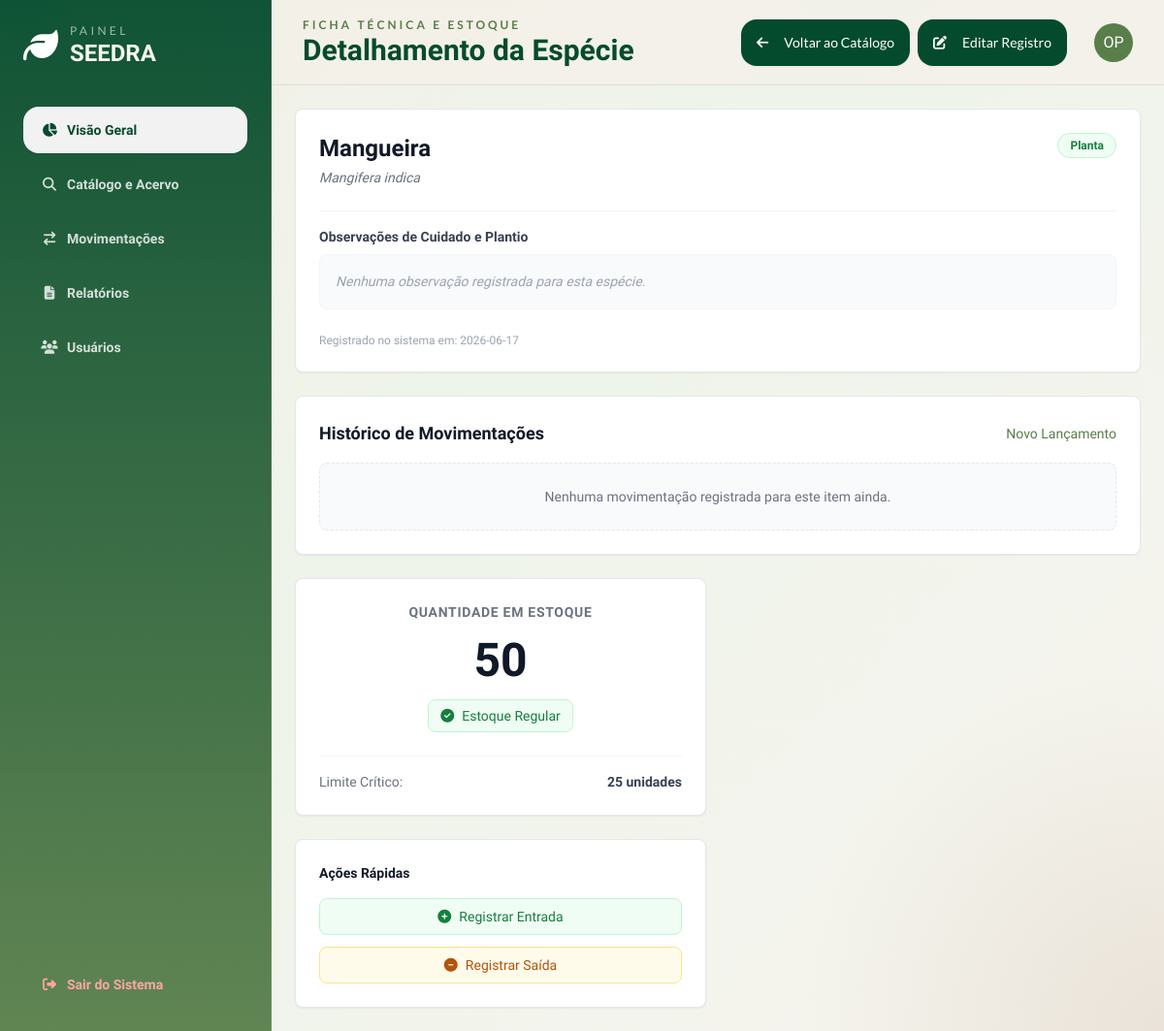
Page /catalogo/1 (signed in) on the committed database.
### models.py (models this page shows)
class Item(db.Model):
    __tablename__= 'items'
    id = db.Column(db.Integer, primary_key = True)
    nome = db.Column(db.String(50), nullable = False, unique = True)
    quantidade = db.Column(db.Integer, nullable = True)
    n_cientifico = db.Column(db.String(50), nullable = False , unique = True)
    categoria = db.Column(db.String(20), nullable = False)
    deficit_limit = db.Column(db.Integer)
    obs = db.Column(db.Text)
    data_cadastro = db.Column(db.Date, nullable = False)
    movimentacoes = db.relationship('Movimentacao', backref = 'Item', lazy = True)
    def em_deficit(self):
        return self.quantidade < self.deficit_limit

### app.py (the view)
@app.route('/catalogo/<int:id>', methods=['GET'])
@login_required
def detalhes_item(id):
    item = Item.query.get_or_404(id)
    return render_template('detalhes_item.html', item=item)

### app.py (called while the page is built)
def login_required(f):
  @wraps(f)
  def decorated_function(*args, **kwargs):
      if 'usuarios_id' not in session:
         flash("Faça login primeiro!", 'erro')
         return redirect(url_for('login'))
      return f(*args, **kwargs)
  return decorated_function

### templates/detalhes_item.html (shortened to what this page needs)
{% extends 'base.html' %}
{% block header_subtitle %}Ficha Técnica e Estoque{% endblock %}
{% block header_title %}Detalhamento da Espécie{% endblock %}
{% block header_actions %}
<div class="flex gap-2">
    <a href="{{ url_for('catalogo') }}" class=" inline-flex items-center justify-center px-4 py-2 text-sm font-medium btn rounded-2xl border-0 bg-seedra-leafDark hover:bg-seedra-leafMid text-white font-lato">
        <i class="fa-solid fa-arrow-left mr-2"></i> Voltar ao Catálogo
    </a>
    <a href="{{ url_for('editar_item', id=item.id) }}" class="inline-flex items-center justify-center px-4 py-2 text-sm font-medium btn rounded-2xl border-0 bg-seedra-leafDark hover:bg-seedra-leafMid text-white font-lato">
        <i class="fa-solid fa-pen-to-square mr-2"></i> Editar Registro
    </a>
    </div>
{% endblock %}
{% block content %}
<div class="grid grid-cols-1 lg:grid-cols-2 gap-6">
    <div class="lg:col-span-2 flex flex-col gap-6">
        <div class="bg-white border border-gray-200 rounded-lg shadow-sm p-6">
            <div class="flex justify-between items-start mb-6">
                <div>
                    <h3 class="text-2xl font-bold text-gray-900">{{ item.nome }}</h3>
                    <p class="text-sm text-gray-500 italic mt-1">{{ item.n_cientifico }}</p>
                </div>
                <span class="px-3 py-1 bg-green-50 text-green-700 text-xs font-semibold rounded-full border border-green-200">
                    {{ item.categoria }}
                </span>
            </div>
            <div class="border-t border-gray-100 pt-4 mt-4">
                <h4 class="text-sm font-semibold text-gray-700 mb-2">Observações de Cuidado e Plantio</h4>
                <p class="text-sm text-gray-600 leading-relaxed bg-gray-50 p-4 rounded-lg border border-gray-100">
                    {% if item.obs %}
                        {{ item.obs }}
                    {% else %}
                        <span class="text-gray-400 italic">Nenhuma observação registrada para esta espécie.</span>
                    {% endif %}
                </p>
            </div>
            <div class="mt-6 text-xs text-gray-400">
                Registrado no sistema em: {{ item.data_cadastro }}
            </div>
        </div>
        <div class="bg-white border border-gray-200 rounded-lg shadow-sm p-6">
            <div class="flex justify-between items-center mb-4">
                <h3 class="text-lg font-bold text-gray-900">Histórico de Movimentações</h3>
                <a href="{{ url_for('movimentacao') }}" class="text-sm text-seedra-leafMid hover:text-seedra-leafDark font-medium hover:underline">Novo Lançamento</a>
            </div>
            {% if item.movimentacoes %}
                <div class="overflow-x-auto">
                    <table class="w-full text-sm text-left text-gray-500 mt-2">
                        <thead class="text-xs text-gray-700 uppercase bg-gray-50 border-b border-gray-200">
                            <tr>
                                <th scope="col" class="px-4 py-2 font-semibold">Data</th>
                                <th scope="col" class="px-4 py-2 font-semibold">Tipo</th>
                                <th scope="col" class="px-4 py-2 font-semibold">Qtd</th>
                                <th scope="col" class="px-4 py-2 font-semibold">Justificativa</th>
                            </tr>
                        </thead>
                        <tbody>
                            {% for mov in item.movimentacoes|sort(attribute='data_move', reverse=true) %}
                            <tr class="border-b border-gray-50 hover:bg-gray-50">
                                <td class="px-4 py-3 whitespace-nowrap">{{ mov.data_move.strftime('%d/%m/%Y') }}</td>
                                <td class="px-4 py-3">
                                    {% if mov.tipo == 'entrada' %}
                                        <span class="text-green-600 font-medium"><i class="fa-solid fa-arrow-down mr-1"></i> Entrada</span>
                                    {% else %}
                                        <span class="text-amber-600 font-medium"><i class="fa-solid fa-arrow-up mr-1"></i> Saída</span>
                                    {% endif %}
                                </td>
                                <td class="px-4 py-3 font-bold text-gray-900">{{ mov.quantidade }}</td>
                                <td class="px-4 py-3 text-gray-600">{{ mov.justificativa }}</td>
                            </tr>
                            {% endfor %}
                        </tbody>
                    </table>
                </div>
            {% else %}
                <div class="text-center py-6 bg-gray-50 rounded-lg border border-dashed border-gray-200">
                    <p class="text-sm text-gray-500">Nenhuma movimentação registrada para este item ainda.</p>
                </div>
            {% endif %}
        </div>
    </div>
    <div class="flex flex-col gap-6">
        <div class="bg-white border border-gray-200 rounded-lg shadow-sm p-6 text-center">
            <h3 class="text-sm font-semibold text-gray-500 uppercase tracking-wider mb-2">Quantidade em Estoque</h3>
            <div class="text-5xl font-black {% if item.em_deficit() %}text-red-600{% else %}text-gray-900{% endif %} my-4">
                {{ item.quantidade }}
            </div>
            {% if item.em_deficit() %}
                <div class="inline-flex items-center px-3 py-1.5 bg-red-50 text-red-700 text-sm font-medium rounded-lg border border-red-200">
                    <i class="fa-solid fa-circle-exclamation mr-2 animate-pulse"></i> Estoque em Déficit
                </div>
                <p class="text-xs text-red-500 mt-3 text-left">
                    * A quantidade atual está abaixo do limite seguro estabelecido pelo instituto. É recomendada a reposição imediata.
                </p>
            {% else %}
                <div class="inline-flex items-center px-3 py-1.5 bg-green-50 text-green-700 text-sm font-medium rounded-lg border border-green-200">
                    <i class="fa-solid fa-check-circle mr-2"></i> Estoque Regular
                </div>
            {% endif %}
            <div class="mt-6 pt-4 border-t border-gray-100 flex justify-between items-center text-sm">
                <span class="text-gray-500">Limite Crítico:</span>
                <span class="font-bold text-gray-700">{{ item.deficit_limit }} unidades</span>
            </div>
        </div>
        <div class="bg-white border border-gray-200 rounded-lg shadow-sm p-6">
            <h4 class="text-sm font-semibold text-gray-900 mb-4">Ações Rápidas</h4>
            <div class="space-y-3">
                <a href="{{ url_for('movimentacao') }}" class="flex items-center justify-center w-full px-4 py-2 text-sm font-medium text-green-700 bg-green-50 border border-green-200 rounded-lg hover:bg-green-100 transition-colors">
                    <i class="fa-solid fa-plus-circle mr-2"></i> Registrar Entrada
                </a>
                <a href="{{ url_for('movimentacao') }}" class="flex items-center justify-center w-full px-4 py-2 text-sm font-medium text-amber-700 bg-amber-50 border border-amber-200 rounded-lg hover:bg-amber-100 transition-colors">
                    <i class="fa-solid fa-minus-circle mr-2"></i> Registrar Saída
                </a>
            </div>
        </div>
    </div>
</div>
{% endblock %}

### static/css/style.css (style rules this page uses)
:root { --leaf-dark: #044b2d; --leaf-mid: #587e49; --leaf-light: #78b863; --seed-brown: #9a774c; --seed-sand: #ddd1ae; --seed-mist: #d9d6cc; --deep-forest: #001500; --stone: #888784; --cloud: #d9d9d9; --surface: rgba(249, 248, 243, 0.78); --surface-strong: rgba(255, 252, 246, 0.9); --line: rgba(4, 75, 45, 0.10); }
html, body { height: 100%; overflow: hidden; scroll-behavior: smooth; }
body { font-family: 'Balsamiq Sans', sans-serif; background: radial-gradient(circle at top left, rgba(120,184,99,0.18), transparent 20%), radial-gradient(circle at bottom right, rgba(154,119,76,0.14), transparent 24%), linear-gradient(135deg, #f4f0e8 0%, #eef4ea 40%, #f7f4ef 100%); color: #183124; }

### rows in the picture
Item: nome "Mangueira", n_cientifico "Mangifera indica", categoria "Planta", data_cadastro "2026-06-17", quantidade "50", deficit_limit "25"
